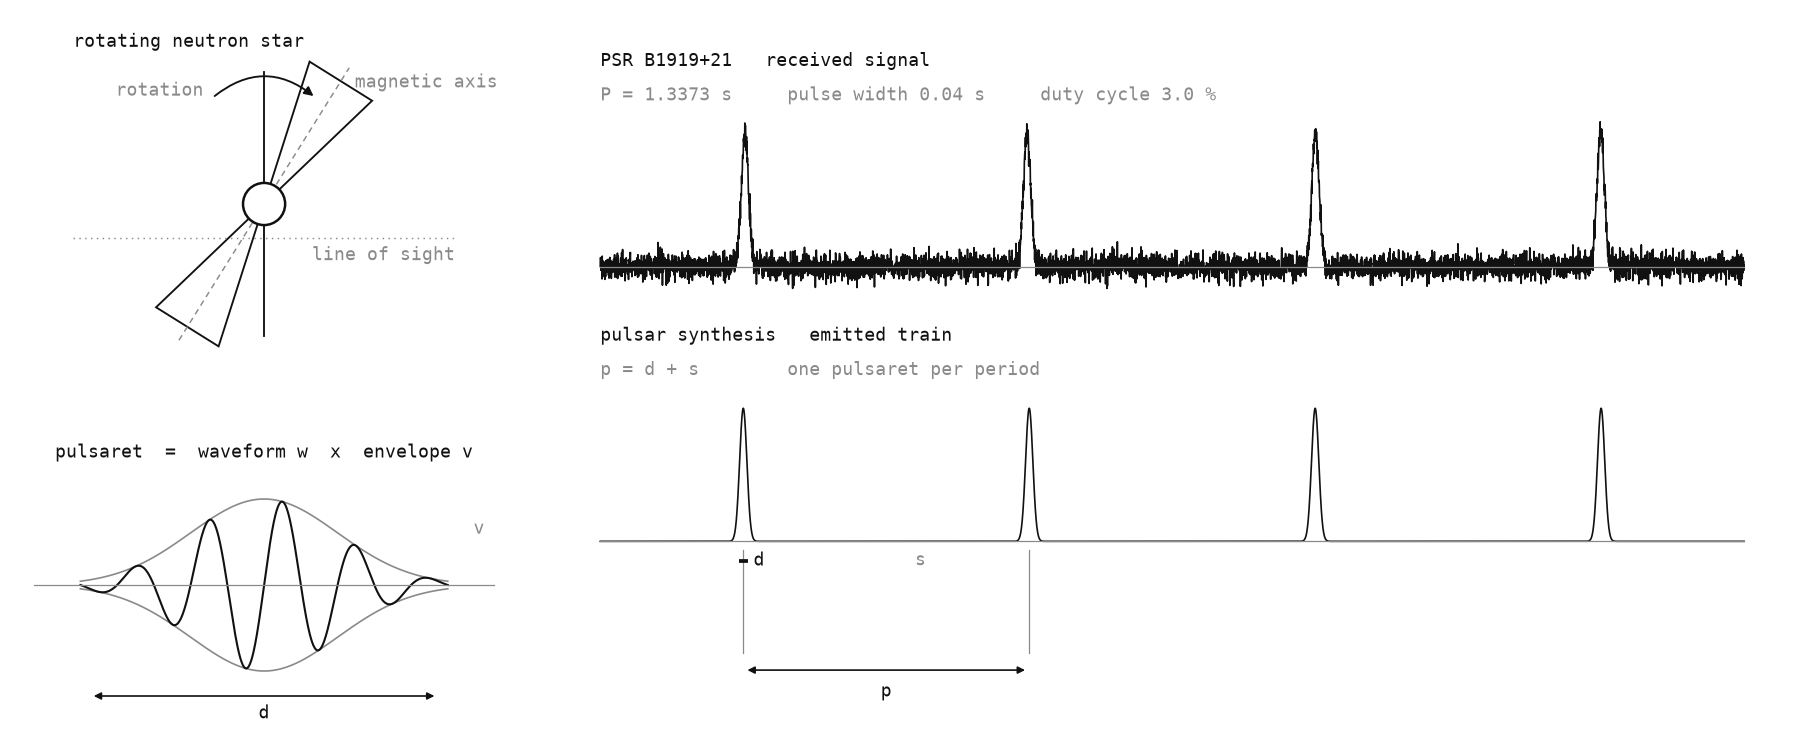

Here is the Python script that generated this plot:
import matplotlib
matplotlib.use('Agg')
import matplotlib.pyplot as plt
import numpy as np
from matplotlib.patches import Polygon, Circle, FancyArrowPatch

INK='#111111'; FAINT='#8a8a8a'
plt.rcParams.update({'font.family':'DejaVu Sans Mono','font.size':8.5,
                     'text.color':INK})

P, W, NPER = 1.3373, 0.04, 4          # published period and pulse width, seconds

fig = plt.figure(figsize=(12.0, 5.0), dpi=150)
gs = fig.add_gridspec(2, 2, width_ratios=[1, 2.5], height_ratios=[1.25, 1],
                      wspace=0.07, hspace=0.18,
                      left=0.012, right=0.988, top=0.965, bottom=0.035)

# ------------------------------------------------------------ the object
ax = fig.add_subplot(gs[0, 0]); ax.set_axis_off()
ax.set_xlim(-1.5, 1.5); ax.set_ylim(-1.35, 1.35); ax.set_aspect('equal')
tilt = np.deg2rad(32); mx, my = np.sin(tilt), np.cos(tilt)
for sgn in (1, -1):
    tx, ty = sgn*mx*1.10, sgn*my*1.10
    px, py = -my, mx
    ax.add_patch(Polygon([[0,0],[tx+px*0.28, ty+py*0.28],[tx-px*0.28, ty-py*0.28]],
                 closed=True, facecolor='none', edgecolor=INK, lw=0.9))
ax.plot([-mx*1.22, mx*1.22], [-my*1.22, my*1.22], color=FAINT, lw=0.7, ls=(0,(4,3)))
ax.plot([0,0], [-1.0, 1.0], color=INK, lw=0.9)
ax.add_patch(Circle((0,0), 0.16, facecolor='white', edgecolor=INK, lw=1.2, zorder=3))
ax.add_patch(FancyArrowPatch((-0.40,0.80), (0.40,0.80), connectionstyle='arc3,rad=-0.42',
             arrowstyle='-|>', mutation_scale=9, lw=0.9, color=INK))
ax.text(-1.45, 1.30, 'rotating neutron star', ha='left', va='top')
ax.text(-0.46, 0.86, 'rotation', ha='right', va='center', color=FAINT)
ax.text(mx*1.30, my*1.30 - 0.18, 'magnetic axis', ha='left', va='center', color=FAINT)
ax.plot([-1.45, 1.45], [-0.26, -0.26], color=FAINT, lw=0.7, ls=(0,(1,3)))
ax.text(1.45, -0.32, 'line of sight', ha='right', va='top', color=FAINT)

# ------------------------------------------------------------ the particle
ax = fig.add_subplot(gs[1, 0]); ax.set_axis_off()
ax.set_xlim(-1.32, 1.32); ax.set_ylim(-1.0, 1.05)
u = np.linspace(-1, 1, 900)
env = np.exp(-0.5*(u/0.40)**2)
ax.plot(u, env*0.62, color=FAINT, lw=0.8)
ax.plot(u, -env*0.62, color=FAINT, lw=0.8)
ax.plot(u, np.sin(2*np.pi*2.5*u)*env*0.62, color=INK, lw=1.0)
ax.plot([-1.25, 1.25], [0,0], color=FAINT, lw=0.6)
ax.text(0, 1.02, 'pulsaret  =  waveform w  x  envelope v', ha='center', va='top')
ax.text(1.20, 0.34, 'v', ha='right', va='bottom', color=FAINT)
ax.annotate('', xy=(-0.95, -0.80), xytext=(0.95, -0.80),
            arrowprops=dict(arrowstyle='<|-|>', mutation_scale=7, lw=0.8, color=INK))
ax.text(0, -0.86, 'd', ha='center', va='top')

# ------------------------------------------------------------ the two trains
ax = fig.add_subplot(gs[:, 1]); ax.set_axis_off()
T = NPER*P
t = np.linspace(0, T, 6000)
def train(sigma, jitter=0.0, seed=3):
    rng = np.random.default_rng(seed); y = np.zeros_like(t)
    for k in range(NPER):
        c = (k+0.5)*P + (rng.normal(0, jitter) if jitter else 0.0)
        y += np.exp(-0.5*((t-c)/sigma)**2)
    return y
sigma = W/2.355
rng = np.random.default_rng(11)
recv  = train(sigma, jitter=0.004) + rng.normal(0, 0.05, t.size)
synth = train(sigma)

ax.set_xlim(-0.03*T, 1.03*T); ax.set_ylim(-0.55, 2.70)
for base, y in ((1.58, recv), (0.30, synth)):
    ax.plot(t, base + y*0.62, color=INK, lw=0.8)
    ax.plot([0, T], [base, base], color=FAINT, lw=0.6)
ax.text(0, 2.58, 'PSR B1919+21   received signal', va='top')
ax.text(0, 2.42, 'P = 1.3373 s     pulse width 0.04 s     duty cycle 3.0 %',
        va='top', color=FAINT)
ax.text(0, 1.30, 'pulsar synthesis   emitted train', va='top')
ax.text(0, 1.14, 'p = d + s        one pulsaret per period', va='top', color=FAINT)

c0, c1 = 0.5*P, 1.5*P
for x in (c0, c1):
    ax.plot([x, x], [0.26, -0.22], color=FAINT, lw=0.6)
ax.annotate('', xy=(c0, -0.30), xytext=(c1, -0.30),
            arrowprops=dict(arrowstyle='<|-|>', mutation_scale=7, lw=0.8, color=INK))
ax.text((c0+c1)/2, -0.36, 'p', ha='center', va='top')
ax.plot([c0-W/2, c0+W/2], [0.21, 0.21], color=INK, lw=1.8, solid_capstyle='butt')
ax.text(c0 + W*1.2, 0.21, 'd', ha='left', va='center')
ax.text((c0+c1)/2 + 0.12*P, 0.21, 's', ha='center', va='center', color=FAINT)

fig.savefig('pulsar-diagram.png', facecolor='white')
print('ok')
